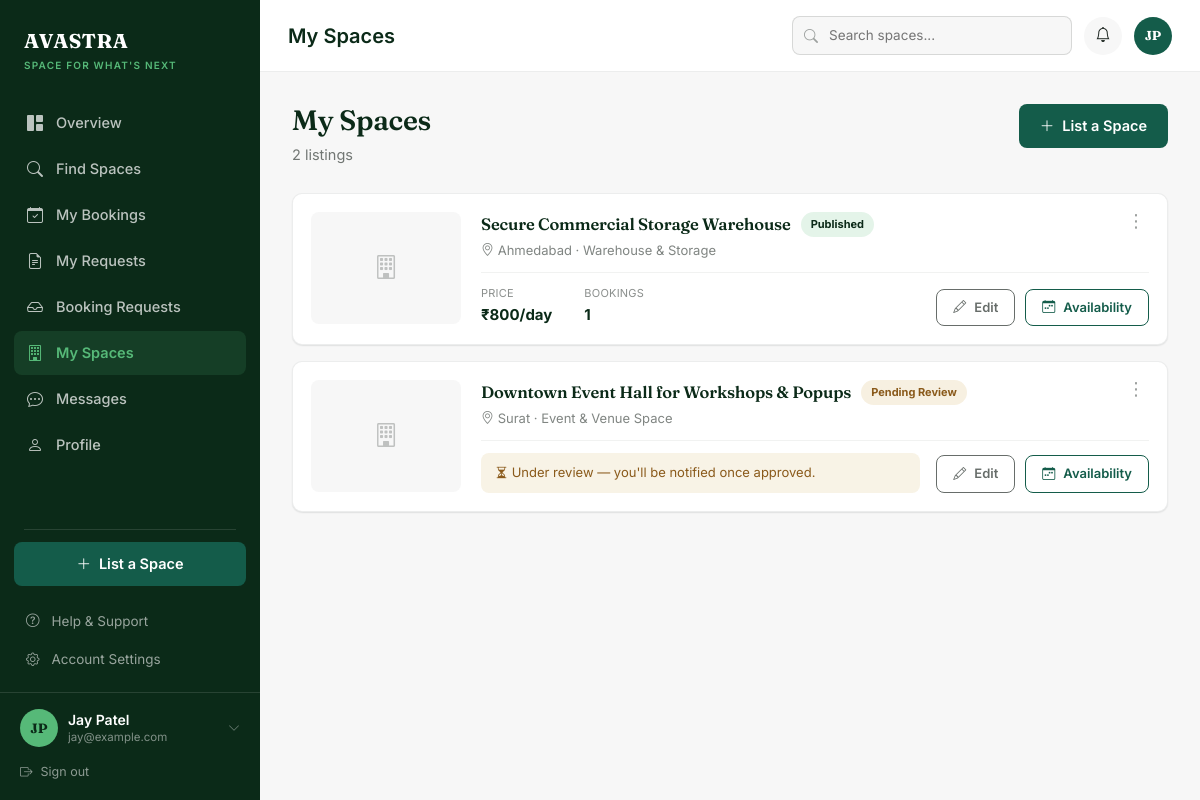
The page /user/my-spaces.php (signed in) on the database its author committed.
### tables this page shows
CREATE TABLE IF NOT EXISTS `spaces` (
  `id` INT AUTO_INCREMENT PRIMARY KEY,
  `owner_id` INT NOT NULL,
  `category_id` INT NOT NULL,
  `title` VARCHAR(255) NOT NULL,
  `description` TEXT NOT NULL,
  `address` TEXT NOT NULL,
  `city` VARCHAR(100) NOT NULL,
  `state` VARCHAR(100) NOT NULL,
  `zip_code` VARCHAR(20) NOT NULL,
  `latitude` DECIMAL(10, 8) DEFAULT NULL,
  `longitude` DECIMAL(11, 8) DEFAULT NULL,
  `total_sqft` INT NOT NULL,
  `max_capacity` INT DEFAULT 10,
  `daily_rate` DECIMAL(10, 2) NOT NULL,
  `weekly_rate` DECIMAL(10, 2) DEFAULT NULL,
  `monthly_rate` DECIMAL(10, 2) DEFAULT NULL,
  `security_deposit` DECIMAL(10, 2) DEFAULT 0.00,
  `verification_status` ENUM('pending', 'approved', 'rejected') NOT NULL DEFAULT 'pending',
  `rejection_reason` TEXT DEFAULT NULL,
  `is_active` TINYINT(1) DEFAULT 1,
  `created_at` TIMESTAMP DEFAULT CURRENT_TIMESTAMP,
  `updated_at` TIMESTAMP DEFAULT CURRENT_TIMESTAMP ON UPDATE CURRENT_TIMESTAMP,
  FOREIGN KEY (`owner_id`) REFERENCES `users` (`id`) ON DELETE CASCADE,
  FOREIGN KEY (`category_id`) REFERENCES `categories` (`id`) ON DELETE CASCADE
);

CREATE TABLE IF NOT EXISTS `categories` (
  `id` INT AUTO_INCREMENT PRIMARY KEY,
  `name` VARCHAR(100) NOT NULL UNIQUE,
  `slug` VARCHAR(120) NOT NULL UNIQUE,
  `description` TEXT DEFAULT NULL,
  `icon` VARCHAR(100) DEFAULT 'bi-building',
  `is_active` TINYINT(1) DEFAULT 1,
  `created_at` TIMESTAMP DEFAULT CURRENT_TIMESTAMP
);

### user/my-spaces.php (the view, shortened to what this page needs)
<?php
require_once __DIR__ . '/includes/header.php';
require_once __DIR__ . '/includes/sidebar.php';
$db     = Database::getInstance();
$userId = (int) $currentUser['id'];
$stmt = $db->prepare("
    SELECT s.*, c.name AS category_name,
           (SELECT image_path FROM space_images WHERE space_id = s.id AND is_primary = 1 LIMIT 1) AS image_path,
           (SELECT COUNT(*) FROM bookings WHERE space_id = s.id) AS booking_count
    FROM spaces s
    JOIN categories c ON s.category_id = c.id
    WHERE s.owner_id = :uid
    ORDER BY s.created_at DESC
");
$stmt->execute([':uid' => $userId]);
$spaces = $stmt->fetchAll();
function myspaceStatus(array $space): array
{
    if ($space['verification_status'] === 'pending')  return ['Pending Review', 'pending_review'];
    return ['Published', 'published'];
}
?>
<div id="user-main">
    <?php require_once __DIR__ . '/includes/topbar.php'; ?>
    <div id="user-content">
        <div class="greeting-row">
            <div>
                <h1>My Spaces</h1>
                <p><?= count($spaces); ?> listing<?= count($spaces) === 1 ? '' : 's'; ?></p>
            </div>
            <a href="<?= APP_URL; ?>/user/list-space.php" class="btn btn-primary-avastra"><i class="bi bi-plus-lg"></i> List a Space</a>
        </div>
        <?php if (empty($spaces)): ?>
            <div class="empty-state">
                <i class="bi bi-building-add"></i>
                <h3>No spaces listed</h3>
                <p>Have unused space? Put it to work.</p>
                <a href="<?= APP_URL; ?>/user/list-space.php" class="btn btn-primary-avastra">List a Space</a>
            </div>
        <?php else: ?>
            <div class="myspace-list">
                <?php foreach ($spaces as $space): [$statusText, $statusClass] = myspaceStatus($space); ?>
                    <div class="myspace-row">
                        <?php if ($space['verification_status'] === 'approved'): ?>
                            <div class="dropdown msr-kebab">
                                <button type="button" data-bs-toggle="dropdown" aria-expanded="false">&#8942;</button>
                            </div>
                        <?php else: ?>
                            <div class="dropdown msr-kebab">
                                <button type="button" data-bs-toggle="dropdown" aria-expanded="false">&#8942;</button>
                            </div>
                        <?php endif; ?>
                        <?php if ($space['image_path']): ?>
                            <img src="<?= APP_URL . '/' . htmlspecialchars($space['image_path']); ?>" alt="<?= htmlspecialchars($space['title']); ?>">
                        <?php else: ?>
                            <div class="img-fallback"><i class="bi bi-building" style="font-size:24px;color:rgba(23,32,27,0.25);"></i></div>
                        <?php endif; ?>
                        <div class="msr-main">
                            <div class="msr-top">
                                <h3><?= htmlspecialchars($space['title']); ?></h3>
                                <span class="status-pill <?= $statusClass; ?>"><?= $statusText; ?></span>
                            </div>
                            <div class="msr-loc"><i class="bi bi-geo-alt"></i> <?= htmlspecialchars($space['city']); ?> · <?= htmlspecialchars($space['category_name']); ?></div>
                            <div class="msr-bottom">
                                <?php if ($space['verification_status'] === 'pending'): ?>
                                    <div class="msr-under-review"><i class="bi bi-hourglass-split"></i> Under review — you'll be notified once approved.</div>
                                <?php else: ?>
                                    <div class="msr-stats">
                                        <div>
                                            <div class="msr-stat-label">Price</div>
                                            <div class="msr-stat-value">₹<?= number_format((float) $space['daily_rate'], 0); ?>/day</div>
                                        </div>
                                        <div>
                                            <div class="msr-stat-label">Bookings</div>
                                            <div class="msr-stat-value"><?= (int) $space['booking_count']; ?></div>
                                        </div>
                                    </div>
                                <?php endif; ?>
                                <div class="msr-actions">
                                    <span class="btn btn-ghost-avastra disabled" title="Listing edits will open in the List a Space flow."><i class="bi bi-pencil"></i> Edit</span>
                                    <a href="<?= APP_URL; ?>/user/space-availability.php?id=<?= (int) $space['id']; ?>" class="btn btn-ghost-avastra"><i class="bi bi-calendar-week"></i> Availability</a>
                                </div>
                            </div>
                        </div>
                    </div>
                <?php endforeach; ?>
            </div>
        <?php endif; ?>
    </div>
    <?php require_once __DIR__ . '/includes/footer.php'; ?>

### assets/css/user-app.css (style rules this page uses)
html, :root { --forest: #0b2a18; --teal: #145c4a; --accent: #56b978; --paper: #f7f7f7; --ink: #17201b; --sidebar-width: 260px; --topbar-height: 72px; --shadow-sm: 0 1px 2px rgba(23, 32, 27, 0.06), 0 1px 1px rgba(23, 32, 27, 0.04); }
* { box-sizing: border-box; }
body { font-family: "Inter", -apple-system, sans-serif; color: var(--ink); background: var(--paper); font-size: 15px; margin: 0; overflow-x: hidden; width: 100%; }
h1, h2, h3, .font-display { font-family: "Fraunces", Georgia, serif; color: var(--forest); font-weight: 600; letter-spacing: -0.01em; }
a { text-decoration: none; }
#user-main { flex: 1; min-width: 0; display: flex; flex-direction: column; }
#user-content { padding: 32px; flex: 1; }
.greeting-row { display: flex; justify-content: space-between; align-items: flex-start; flex-wrap: wrap; gap: 16px; margin-bottom: 28px; }
.greeting-row h1 { font-size: 28px; margin: 0 0 6px; }
.greeting-row p { color: rgba(23, 32, 27, 0.6); font-size: 14.5px; margin: 0; }
.btn { font-family: "Inter", sans-serif; font-weight: 600; font-size: 14.5px; border-radius: 8px; padding: 10px 20px; border: 1.5px solid transparent; display: inline-flex; align-items: center; gap: 8px; }
.btn-primary-avastra { background: var(--teal); color: #fff; }
.btn-ghost-avastra { background: transparent; color: var(--teal); border-color: var(--teal); }
.status-pill { font-size: 11px; font-weight: 700; padding: 4px 10px; border-radius: 20px; text-transform: capitalize; }
.status-pill.published { background: rgba(86, 185, 120, 0.16); color: var(--forest); }
.status-pill.pending_review, .status-pill.pending { background: rgba(184, 134, 11, 0.12); color: #8a5a1b; }
.myspace-list { display: flex; flex-direction: column; gap: 16px; }
.myspace-row { display: flex; gap: 20px; background: #fff; border: 1px solid rgba(23, 32, 27, 0.08); border-radius: 10px; padding: 18px; box-shadow: var(--shadow-sm); position: relative; }
.myspace-row .img-fallback { width: 150px; height: 112px; background: var(--paper); border-radius: 8px; display: flex; align-items: center; justify-content: center; flex-shrink: 0; }
.myspace-row .msr-main { flex: 1; min-width: 0; display: flex; flex-direction: column; }
.myspace-row .msr-top { display: flex; align-items: center; gap: 10px; flex-wrap: wrap; padding-right: 24px; }
.myspace-row h3 { font-size: 16.5px; margin: 0; }
.myspace-row .msr-loc { font-size: 13px; color: rgba(23, 32, 27, 0.55); margin: 4px 0 12px; }
.myspace-row .msr-bottom { display: flex; align-items: flex-end; justify-content: space-between; gap: 16px; flex-wrap: wrap; padding-top: 12px; border-top: 1px solid rgba(23, 32, 27, 0.06); margin-top: auto; }
.myspace-row .msr-stats { display: flex; gap: 32px; }
.myspace-row .msr-stat-label { font-size: 11px; color: rgba(23, 32, 27, 0.5); text-transform: uppercase; letter-spacing: 0.02em; margin-bottom: 2px; }
.myspace-row .msr-stat-value { font-size: 15px; font-weight: 700; color: var(--forest); }
.myspace-row .msr-actions { display: flex; gap: 10px; flex-shrink: 0; }
.myspace-row .msr-actions .btn { padding: 8px 16px; font-size: 13px; }
.myspace-row .msr-kebab { position: absolute; top: 14px; right: 14px; }
.myspace-row .msr-kebab > button { border: none; background: none; font-size: 18px; color: rgba(23, 32, 27, 0.45); padding: 4px 8px; line-height: 1; cursor: pointer; }
.msr-under-review { background: rgba(184, 134, 11, 0.1); color: #8a5a1b; font-size: 13px; padding: 10px 14px; border-radius: 8px; flex: 1; }

### rows shown on the page
spaces: title "Secure Commercial Storage Warehouse", statusText "Published", city "Ahmedabad", category.name "Warehouse & Storage", daily_rate "800", booking_count "1"
spaces: title "Downtown Event Hall for Workshops & Popups", statusText "Pending Review", city "Surat", category.name "Event & Venue Space", verification_status "pending" (drawn), shows "Under review — you'll be notified once approved."

### other values the page prints
$initials "JP"
$currentUser['full_name'] "Jay Patel"
$currentUser['email'] "jay@example.com"
$pageTitle "My Spaces"
$topInitials "JP"
count($spaces) "2"
